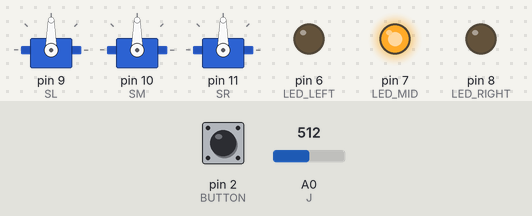
A sketch run on a simulated Arduino Uno, built with avr-gcc and run on an emulated ATmega328P. On the bench: 3 × servo, output pins drawn as LEDs (lit = HIGH). The test bench sets the inputs (shaded band); at power-on: pin 2 (BUTTON) HIGH, A0 (J) = 512. Random numbers use the default seed unless the sketch sets one; what the sketch prints to the serial monitor is not drawn.

Above: at 1.2 s.
1.3 s: pin 2 (BUTTON) pulled LOW for 3.2 s
At 2.2 s:
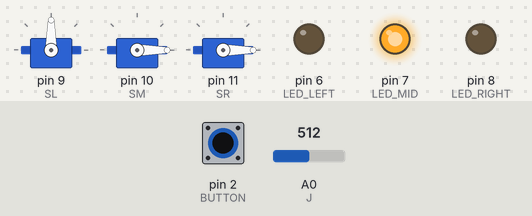
7.5 s: A0 (J) set to 788
9.0 s: A0 (J) set to 810
At 9.8 s:
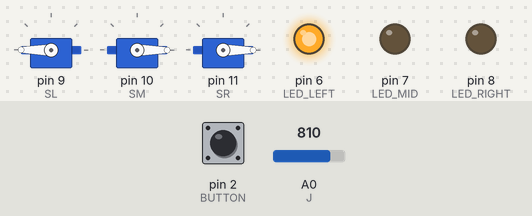
12.0 s: pin 2 (BUTTON) pulled LOW for 0.15 s
At 13.2 s:
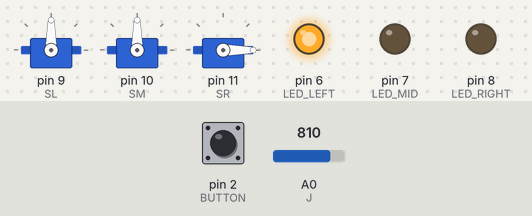
13.6 s: A0 (J) set to 790
At 14.5 s:
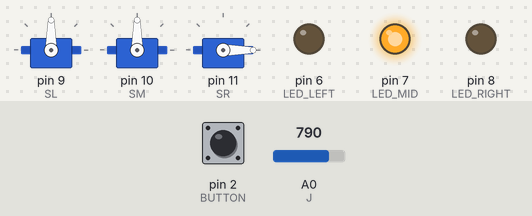
16.6 s: A0 (J) set to 208
19.6 s: A0 (J) set to 193
At 20.2 s:
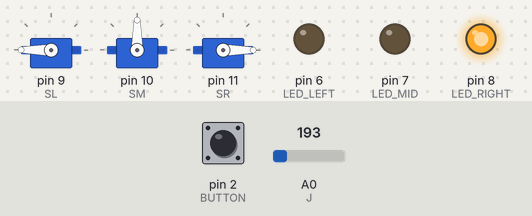
Timing chart, 0 to 22.1 s (numbered marks = the images above; inputs shaded):
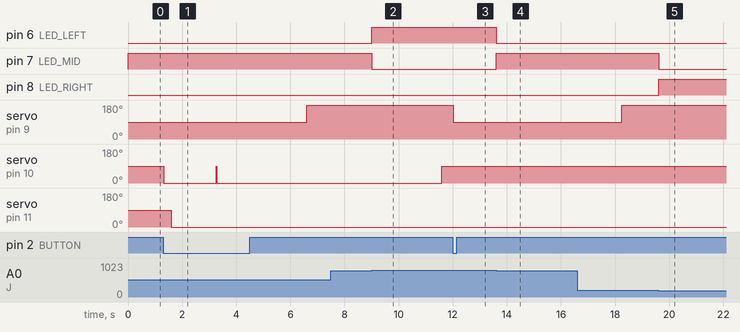

Measured:
- the behaviour switches between 800 and 801 on A0 (J) (found by bisection; images 1 and 2)
- the behaviour switches between 201 and 200 on A0 (J) (found by bisection; images 4 and 5)
- after the input at 1.3 s, servo on pin 10 (SM): 90° → 0° at once
- after the input at 9.0 s, pin 6 (LED_LEFT): LOW → HIGH at once; pin 7 (LED_MID): HIGH → LOW at once
- after the input at 12.0 s, servo on pin 9 (SL): 180° → 90° at once
- after the input at 13.6 s, pin 6 (LED_LEFT): HIGH → LOW at once; pin 7 (LED_MID): LOW → HIGH at once
- after the input at 19.6 s, pin 7 (LED_MID): HIGH → LOW at once; pin 8 (LED_RIGHT): LOW → HIGH at once

The sketch:

PresentedCode.ino
```cpp
#include <Servo.h>

const int BUTTON = 2;
const int LED_LEFT = 6;
const int LED_MID = 7;
const int LED_RIGHT = 8;
const int SL = 9;
const int SM = 10;
const int SR = 11;
const int J = A0;

Servo sl;
Servo sm;
Servo sr;

void setup() {
  Serial.begin(9600);
  randomSeed(analogRead(4));

  pinMode(BUTTON, INPUT_PULLUP);
  pinMode(LED_LEFT, OUTPUT);
  pinMode(LED_MID, OUTPUT);
  pinMode(LED_RIGHT, OUTPUT);
  pinMode(A0, INPUT_PULLUP);
  sl.attach(SL);
  sm.attach(SM);
  sr.attach(SR);

  sl.write(90); // 180 up, 90 down
  sm.write(0); // 90 up, 0 down
  sr.write(90); // 90 down, 0 up
}

int count = 0;
int hs = 0;

void loop() {
  int dir = digitalRead(BUTTON);
  Serial.println(dir);
  int jsValue = analogRead(J);
  Serial.println(jsValue);
  if (jsValue > 800) {
    digitalWrite(LED_LEFT, HIGH);
    digitalWrite(LED_MID, LOW);
    digitalWrite(LED_RIGHT, LOW);
    if (dir == 0) {
      sl.write(90);
      ++hs;
    }
  }
  else if (jsValue > 200) {
    digitalWrite(LED_LEFT, LOW);
    digitalWrite(LED_MID, HIGH);
    digitalWrite(LED_RIGHT, LOW);
    if (dir == 0) {
      sm.write(0);
      ++hs;
    }
  }
  else {
    digitalWrite(LED_LEFT, LOW);
    digitalWrite(LED_MID, LOW);
    digitalWrite(LED_RIGHT, HIGH);
    if (dir == 0) {
      sr.write(90);
      ++hs;
    }
  }
  if (count % 200 == 0) {
    count = 0;
    int s = random(1,4);
    switch(s) {
      case 1:
        sl.write(180);
        break;
      case 2:
        sr.write(0);
        break;
      case 3:
        sm.write(90);
    }
  }
  ++count;
}
```
